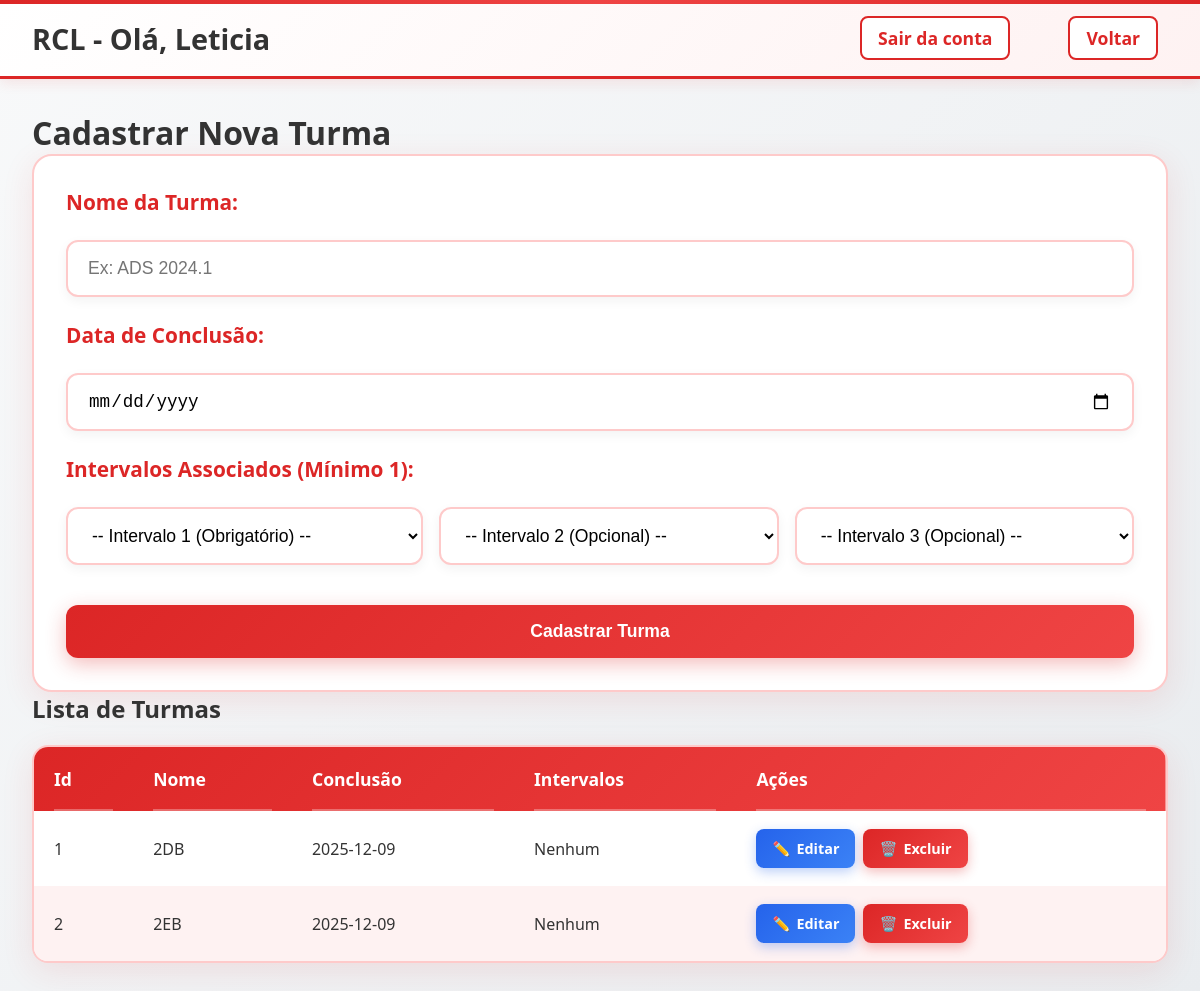
Page /EmployeeLayer/gerenciar_turmas.php (signed in) on the committed database.
### tables this page shows
CREATE TABLE Turmas (
    id_turma INT AUTO_INCREMENT PRIMARY KEY,
    nome_turma VARCHAR(100) NOT NULL,
    data_conclusao DATE NOT NULL,
    
    created_by INT NOT NULL,
    created_at DATETIME NOT NULL DEFAULT CURRENT_TIMESTAMP,

    update_by INT NULL, 
    updated_at DATETIME DEFAULT CURRENT_TIMESTAMP ON UPDATE CURRENT_TIMESTAMP,

    CONSTRAINT fk_turmas_created_by 
        FOREIGN KEY (created_by) REFERENCES Funcionarios(id_funcionario)
        ON UPDATE CASCADE
        ON DELETE RESTRICT,
    
    CONSTRAINT fk_turmas_update_by 
        FOREIGN KEY (update_by) REFERENCES Funcionarios(id_funcionario)
        ON UPDATE CASCADE
        ON DELETE SET NULL 
);

### EmployeeLayer/gerenciar_turmas.php (the view, shortened to what this page needs)
<?php
$em_edicao = false;
$turma_edicao = [];
$sql_tabela = "
    SELECT
        T.id_turma,
        T.nome_turma,
        T.data_conclusao,
        -- Alias TI não é mais necessário aqui, mas mantido para clareza do JOIN
        GROUP_CONCAT(I.nome ORDER BY I.horario_inicio ASC SEPARATOR ', ') AS intervalos_associados
    FROM
        turmas T
    LEFT JOIN
        turma_intervalo TI ON T.id_turma = TI.id_turma
    LEFT JOIN
        intervalos I ON TI.id_intervalo = I.id_intervalo
    GROUP BY
        T.id_turma, T.nome_turma, T.data_conclusao, T.created_by -- GROUP BY completo para compatibilidade
    ORDER BY
        T.nome_turma ASC
";
try {
    $pdo = conectar();
    $stmt = $pdo->query($sql_tabela);
    $resultados = $stmt->fetchAll();
} catch (Exception $e) {
    die("Erro ao carregar dados: " . $e->getMessage());
}
?>
<!DOCTYPE html>
<html lang="pt-BR">
<head>
    <link rel="stylesheet" href="style.css">
</head>
<body>
    <header>
        <div>RCL - Olá, <?php echo $_SESSION['funcionario_nome']?></div>
        <div>
            <a href="../logout.php">Sair da conta</a>
            <a href="home.php">Voltar</a>
        </div>
    </header>
    <main>
        <form method="POST" action="gerenciar_turmas.php">
            <h1><?php echo $em_edicao ? 'Editar Turma' : 'Cadastrar Nova Turma'; ?></h1>
            <div class="inputs">
                <label for="nome_turma">Nome da Turma:</label>
                <input type="text" name="nome_turma" placeholder="Ex: ADS 2024.1" required value="<?php echo htmlspecialchars($turma_edicao['nome_turma'] ?? ''); ?>">
                <label for="data_conclusao">Data de Conclusão:</label>
                <input type="date" name="data_conclusao" required value="<?php echo htmlspecialchars($turma_edicao['data_conclusao'] ?? ''); ?>">
                <label>Intervalos Associados (Mínimo 1):</label>
                <div class="select-group">
                    <?php for ($i = 1; $i <= 3; $i++): ?>
                        <select name="intervalo_<?php echo $i; ?>" <?php if ($i == 1) echo 'required'; ?>>
                            <option value="">-- Intervalo <?php echo $i; ?> (<?php echo $i == 1 ? 'Obrigatório' : 'Opcional'; ?>) --</option>
                        </select>
                    <?php endfor; ?>
                </div>
                <button type="submit"><?php echo $em_edicao ? 'Atualizar Turma' : 'Cadastrar Turma'; ?></button>
            </div>
        </form>
        <h2>Lista de Turmas</h2>
        <table>
            <thead>
                <tr>
                    <th>Id</th>
                    <th>Nome</th>
                    <th>Conclusão</th>
                    <th>Intervalos</th>
                    <th>Ações</th>
                </tr>
            </thead>
            <tbody>
                <?php foreach ($resultados as $linha): ?>
                <tr>
                    <td><?= htmlspecialchars($linha['id_turma']) ?></td>
                    <td><?= htmlspecialchars($linha['nome_turma']) ?></td>
                    <td><?= htmlspecialchars($linha['data_conclusao']) ?></td>
                    <td>
                        <?php
                            if ($linha['intervalos_associados']):
                                echo htmlspecialchars($linha['intervalos_associados']);
                            else:
                                echo 'Nenhum';
                            endif;
                        ?>
                    </td>
                    <td class="actions-cell">
                        <div class="actions-buttons">
                            <a href="gerenciar_produtos.php?acao=editar&id=<?php echo (int)$p['id_produto']; ?>" class="action-btn editar">
                                <span>✏️</span> Editar
                            </a>
                            <a href="gerenciar_produtos.php?acao=excluir&id=<?php echo (int)$p['id_produto']; ?>" class="action-btn excluir" onclick="return confirm('Tem certeza que deseja excluir? Isso também removerá a imagem do servidor.');">
                                <span>🗑️</span> Excluir
                            </a>
                        </div>
                    </td>
                </tr>
                <?php endforeach; ?>
            </tbody>
        </table>
    </main>
</body>
</html>

### rows in the picture
turmas: id_turma "1", nome_turma "2DB", data_conclusao "2025-12-09"
turmas: id_turma "2", nome_turma "2EB", data_conclusao "2025-12-09"

### other values in the picture
$_SESSION['funcionario_nome'] "Leticia"
